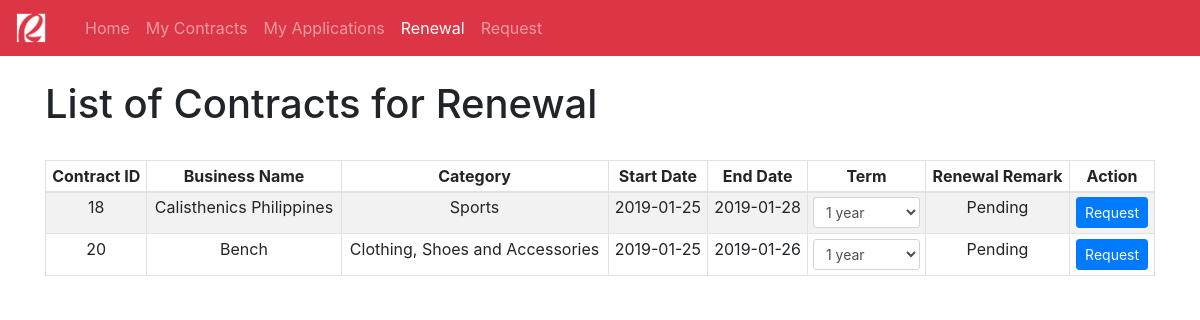
Page /client-renewal.php?client_id=29 on the committed database.
### tables this page shows
CREATE TABLE `contract` (
  `contract_id` int(11) NOT NULL,
  `app_id` int(11) NOT NULL,
  `client_id` int(11) NOT NULL,
  `category_id` int(11) NOT NULL,
  `business_name` varchar(128) DEFAULT NULL,
  `start_date` datetime DEFAULT NULL,
  `end_date` datetime DEFAULT NULL,
  `date_approved` datetime DEFAULT CURRENT_TIMESTAMP,
  `remark` varchar(32) DEFAULT 'Pending',
  `contract_term` varchar(32) NOT NULL DEFAULT 'Pending',
  `renewal_status` varchar(32) NOT NULL DEFAULT 'Pending',
  `verified` varchar(32) DEFAULT 'False' 
);

CREATE TABLE `business_classification` (
  `category_id` int(11) NOT NULL,
  `category_name` varchar(64) NOT NULL
);

### client-renewal.php (the view, shortened to what this page needs)
<html>
<head>
    <link rel="stylesheet" href="bootstrap-4.2.1-dist/css/bootstrap.min.css">
    <nav class="navbar navbar-expand-lg navbar-dark bg-danger">
        <a class="navbar-brand" href="index.php">
            <img src="img/rob.png" width="30" height="30" alt="">
        </a>
        <div class="container">
            <div class="collapse navbar-collapse" id="navbarNav">
                <ul class="navbar-nav">
                    <li class="nav-item ">
                        <a class="nav-link" href="old-user.php?client_id=<?php echo $_GET['client_id'];?>">Home</a>
                    </li>
                    <li class="nav-item ">
                        <a class="nav-link" href="client-contracts.php?client_id=<?php echo $_GET['client_id'];?>">My Contracts</a>
                    </li>
                    <li class="nav-item">
                        <a class="nav-link" href="client-application.php?client_id=<?php echo $_GET['client_id'];?>">My Applications</a>
                    </li>
                    <li class="nav-item active">
                        <a class="nav-link" href="client-renewal.php?client_id=<?php echo $_GET['client_id'];?>">Renewal</a>
                    </li>
                    <li class="nav-item">
                        <a class="nav-link" href="client-application-request.php?client_id=<?php echo $_GET['client_id'];?>">Request</a>
                    </li>
                </ul>
            </div>
        </div>
    </nav>
</head>
<body>
    <div class="container">
        <br /><h1>List of Contracts for Renewal</h1><br/>
        <table class="table table-bordered table-striped table-sm">
            <thead align="center">
                <td><strong>Contract ID</strong></td>
                <td><strong>Business Name</strong></td>
                <td><strong>Category</strong></td>
                <td><strong>Start Date</strong></td>
                <td><strong>End Date</strong></td>
                <td><strong>Term</strong></td>
                <td><strong>Renewal Remark</strong></td>
                <td><strong>Action</strong></td>
            </thead>
            <?php
                require_once "api/config.php";
                $client_id = $_GET['client_id'];
                $sql_contract = "SELECT c.contract_id AS 'contract_id', c.app_id AS 'app_id',
                c.client_id AS 'client_id', c.category_id AS 'category_id', c.business_name AS 'business_name',
                c.start_date AS 'start_date', c.end_date AS 'end_date', c.date_approved AS 'date_approved',
                c.remark AS 'remark', bc.category_name AS 'category_name', c.contract_term AS 'contract_term',
                c.renewal_status AS 'renewal_status'
                FROM contract c
                INNER JOIN business_classification bc ON c.category_id = bc.category_id
                WHERE client_id = $client_id
                ";
                $result_contract = mysqli_query($link,$sql_contract);
                if (mysqli_num_rows($result_contract) > 0) {
                    while($row_contract = mysqli_fetch_assoc($result_contract)) {
                        echo "<form action='api/request-renewal.php?client_id=$client_id' method='POST'>";
                            echo "<tr align='center'>";
                                $contract_id = $row_contract['contract_id'];
                                echo "<td>" . $row_contract['contract_id'] . "</td>";
                                echo "<td>" . $row_contract['business_name'] . "</td>";
                                echo "<td>" . $row_contract['category_name'] . "</td>";
                                $old_start_date = strtotime($row_contract['start_date']);
                                $new_start_date = date('Y-m-d', $old_start_date);
                                echo "<td>" . $new_start_date . "</td>";
                                $old_end_date = strtotime($row_contract['end_date']);
                                $new_end_date = date('Y-m-d', $old_end_date);
                                echo "<td>" . $new_end_date . "</td>";
                                if($row_contract['renewal_status'] == 'Sent'){
                                    $sql_renewal_term = "SELECT renewal_term FROM renewal WHERE contract_id = $contract_id";
                                    $result_renewal_term = mysqli_query($link,$sql_renewal_term);
                                    $fetched_renewal_term = "";
                                    if (mysqli_num_rows($result_renewal_term) > 0) {
                                        while($row_renewal_term = mysqli_fetch_assoc($result_renewal_term)) {
                                            $fetched_renewal_term = $row_renewal_term['renewal_term'];
                                        }
                                    }
                                    echo "<td>" .
                                    "<input type='text' value='$fetched_renewal_term' class='form-control form-control-sm' disabled>";
                                }else{
                                    echo "<td>" .
                                    "<select type='text' class='form-control form-control-sm' name='contract_term' required>
                                    <optgroup label='Terms'>
                                        <option>1 year</option>
                                        <option>2 years</option>
                                        <option>3 years</option>
                                        <option>4 years</option>
                                    </optgroup>
                                    </select>" .
                                    "</td>";
                                }
                                echo "<td>" . $row_contract['renewal_status'] . "</td>";
                                if($row_contract['renewal_status'] == 'Sent'){
                                    echo "<td><input type='submit' value='Request' class='btn btn-primary btn-sm' style='font-size: 10px; margin: 1px;' disabled />
                                    <a href='api/client-cancel-renewal.php?client_id=$client_id&contract_id=$contract_id' class='btn btn-sm btn-danger' style='font-size: 10px; margin: 1px;'>Cancel</a></td>";
                                }else{
                                    echo "<td><input type='submit' value='Request' class='btn btn-primary btn-sm style='font-size: 10px; margin: 1px;'' /></td>";
                                }
                            echo "</tr>";
                        echo "</form>";
                    }
                }else{
                    echo '<tr>';
                        echo '<td colspan="8" style="font-style: italic;" align="center">No records found.</td>';
                    echo '</tr>';
                }
            ?>
        </table>
    </div>
</body>
</html>

### rows in the picture
contract: contract_id "18", business_name "Calisthenics Philippines", category.category_name "Sports", start_date "2019-01-25", end_date "2019-01-28", renewal_status "Pending"
contract: contract_id "20", business_name "Bench", category.category_name "Clothing, Shoes and Accessories", start_date "2019-01-25", end_date "2019-01-26", renewal_status "Pending"
